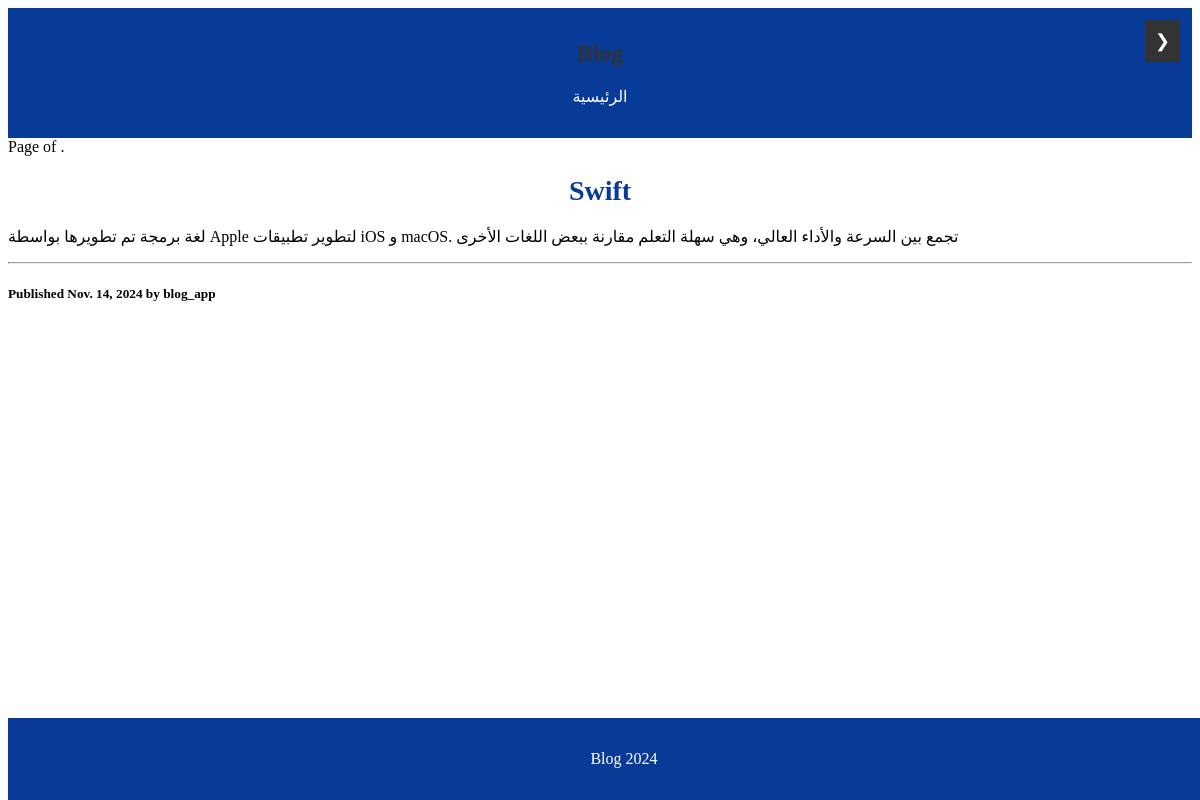
The page /2024/11/14/swift/ on the database its author committed.
### home/models.py (models this page shows, shortened)
class Post(models.Model):
    class Status(models.TextChoices):
        DRAFT = 'DF', 'Draft'
        PUBLISHED = 'PB', 'Published'
    title = models.CharField(max_length=200)
    auther = models.ForeignKey(User ,on_delete=models.CASCADE , related_name= 'blog_post',null=True , blank=True)
    slug = models.SlugField(max_length=200 , unique_for_date='publish',null=True , blank=True)
    body = models.TextField()
    publish = models.DateField(default=timezone.now)
    created = models.DateField(auto_now_add=True)
    updated = models.DateField(auto_now_add=True)
    status = models.CharField(max_length=2,choices=Status.choices,default=Status.DRAFT)
    class Meta:
        ordering = ['-publish']  #to order the posts from oldest to newest
        indexes =[
            models.Index(fields=['publish']),
        ]

### home/views.py (the view)
# urls.py: path('<int:year>/<int:month>/<int:day>/<slug:post>/',views.post_details,name='details'),
def post_details(request, year, month, day, post):
    post = get_object_or_404(Post,
                            slug=post,
                            publish__year=year,
                            publish__month=month,
                            publish__day=day)
    return render(request , 'details.html',{'post':post})

### templates/details.html (shortened to what this page needs)
{% extends "base.html" %}
{% block content %}
<h1>{{ post.title }}</h1>
<p>
    {{post.body}}
</p>
<hr>
<h5 class="date">
    Published {{post.publish}} by {{post.auther}}
</h5>
{% endblock %}

### static/style.css (style rules this page uses)
h1 { font-size: 24px; text-align: center; margin-bottom: 20px; color: #333333; }
.container h1 { font-size: 28px; text-align: center; margin-bottom: 20px; color: #083a98; }
body::after { content: ""; display: block; height: 60px; }

### rows shown on the page
Post: title "Swift", body "لغة برمجة تم تطويرها بواسطة Apple لتطوير تطبيقات iOS و macOS. تجمع بين السرعة والأداء العالي، وهي سهلة التعلم مقارنة ببعض اللغات الأخرى", publish "Nov. 14, 2024", auther "blog_app"
